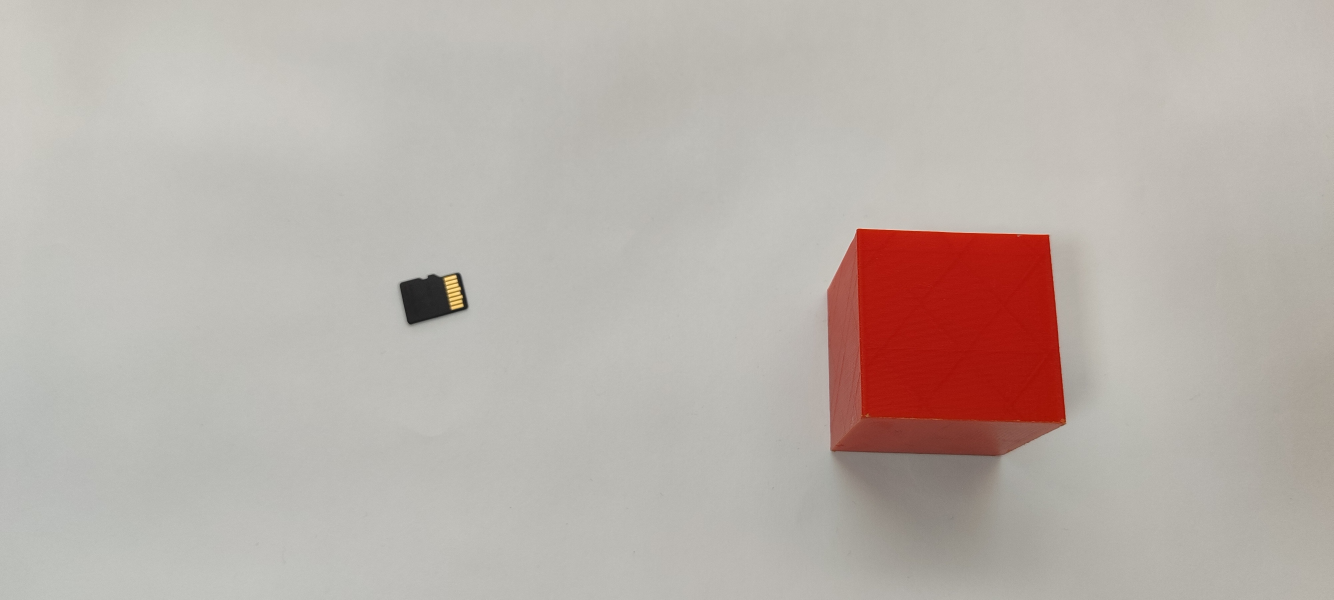
#> input picture first_stage/engineering_tour/2_task/images/IMG_20240823_174118.jpg, 4000 x 1800 px (shown at 1/3 size)
$ python -i eval.py   (imports and definitions only)
#> lines starting #> are read from the running program, lines starting #| are printed output that depends on the picture; after the words box and inside, x2 and y2 are one past the last pixel; in counts of white or black regions, pixels touching at a corner belong together
# -*- coding: utf-8 -*-
import cv2
import numpy as np


def processing_red_cube(hsv_image, image):
    #выполняем действия для нахождения красного куба и его координат

    mask = cv2.inRange(hsv_image,(0,205,0),(255,255,255)) #маску создал с помощью трекбаров , находит верхнюю грань куба

    #пиксели подходящего цвета останутся своего цвета а все остальные станут черными
    result = cv2.bitwise_and(image, image, mask=mask)

    gray_result = cv2.cvtColor(result, cv2.COLOR_BGR2GRAY)
    contours, _ = cv2.findContours(gray_result, cv2.RETR_EXTERNAL, cv2.CHAIN_APPROX_SIMPLE)

    max_area = 0
    for contour in contours:
        area = cv2.contourArea(contour) # находим площадь
        if area > max_area:
            max_area = area
            x, y, w, h = cv2.boundingRect(contour)  # Получаем координаты и размеры

    cv2.rectangle(image, (x, y), (x + w, y + h), (0, 255, 0), 2)
    # cv2.imshow("red", image)
    # cv2.waitKey(0)
    return x,y,w,h


def background_remov_and_obj_detect(hsv_image):
    #функция для удаления фона и нахождения координат всех обьектов на столе

    gray_image = cv2.cvtColor(hsv_image, cv2.COLOR_BGR2GRAY)

    # Определение промежутка фона в сером диапозоне
    lower_bound = 47 #47
    upper_bound = 80  #80

    #маска находит пиксели которые соответствуют диапозону
    mask = (gray_image >= lower_bound) & (gray_image <= upper_bound)
    gray_image[mask] = 0 # эти пиксели заменяем черными, т е фон станет черным
    gray_image[~mask] = 255  #инверсивная маска найдет оставшиеся пиксели т е те которые являются обьектами на столе

    # cv2.imshow("gray_image", gray_image)
    # cv2.waitKey(1)

    contours, _ = cv2.findContours(gray_image, cv2.RETR_EXTERNAL, cv2.CHAIN_APPROX_SIMPLE)

    obj_contrors = []
    max_area = 0
    for contour in contours:
        area = cv2.contourArea(contour) # находим площадь
        if area > 1000:

                """сейчас проблема в том что если несколько контуров находится """
            # if area > max_area:
            #     max_area = area
                #   # Фильтрация маленьких объектов
                obj_contrors.append(cv2.boundingRect(contour))
    print(obj_contrors)
    return obj_contrors


def size_comparison(hsv_image, image):
    #функция определяет размеры красного куба и другого обьекта и сравнивает их

    x_cube, y_cube, w_cube, h_cube = processing_red_cube(hsv_image, image)
    coords = background_remov_and_obj_detect(hsv_image)

    x_cube_mid = int(x_cube + w_cube /2)
    y_cube_mid = int(y_cube + h_cube /2)
    # cv2.circle(image, (x_cube_mid, y_cube_mid), 3, (255,255,0), 3)

    x_obj, y_obj, w_obj, h_obj = [None] *4
    for coord in coords:
        x1, y1, w, h = coord
        x2, y2 = x1 +w, y1 +h
        # cv2.circle(image, (x1, y1), 3, (255,255,0), 3)
        # cv2.circle(image, (x2, y2), 3, (255,255,0), 3)


        if not ((x1 < x_cube_mid < x2 ) and (y1 < y_cube_mid < y2)):
            x_obj, y_obj, w_obj, h_obj = coord

    cv2.rectangle(image, (x_obj, y_obj), (x_obj + w_obj, y_obj + h_obj), (0, 255, 0), 2)
    cv2.imshow("image", image)
    cv2.waitKey(0)

    if w_obj is None and h_obj is None:
        return True

    elif w_cube > w_obj and h_cube > h_obj:
        return True
    else: return False


def predict_ability_capture(image) -> bool:
    image = cv2.resize(image, (1280, 720))
    hsv_image = cv2.cvtColor(image, cv2.COLOR_BGR2HSV)

    result = size_comparison(hsv_image, image)
    print(result)
    # cv2.imshow("res", image)


    # k = cv2.waitKey(0)

    return result


>>> import cv2
>>> picture = cv2.imread('images/IMG_20240823_174118.jpg')
#> picture is the input picture: shape (1800, 4000, 3); mean B, G, R 170.5, 176.5, 186.2
>>> result = predict_ability_capture(picture)
#> in processing_red_cube, `contours, _ = cv2.findContours(gray_result, cv2.RETR_EXTERNAL, cv2.CHA..`: contours = 3 contours, 2 with area under 20; largest, box (x1, y1, x2, y2) and area: (823, 275, 1023, 508) 42228
#> the loop in processing_red_cube, `for contour in contours:` made 3 passes
#> (area, max_area, x, y, w, h) on pass 3: (42228, 42228, 823, 275, 200, 233)
#> after the loop in processing_red_cube, `for contour in contours:`: h = 233; max_area = 42228; w = 200; x = 823; y = 275
#> in processing_red_cube, `cv2.rectangle(image, (x, y), (x + w, y + h), (0, 255, 0), 2)`:
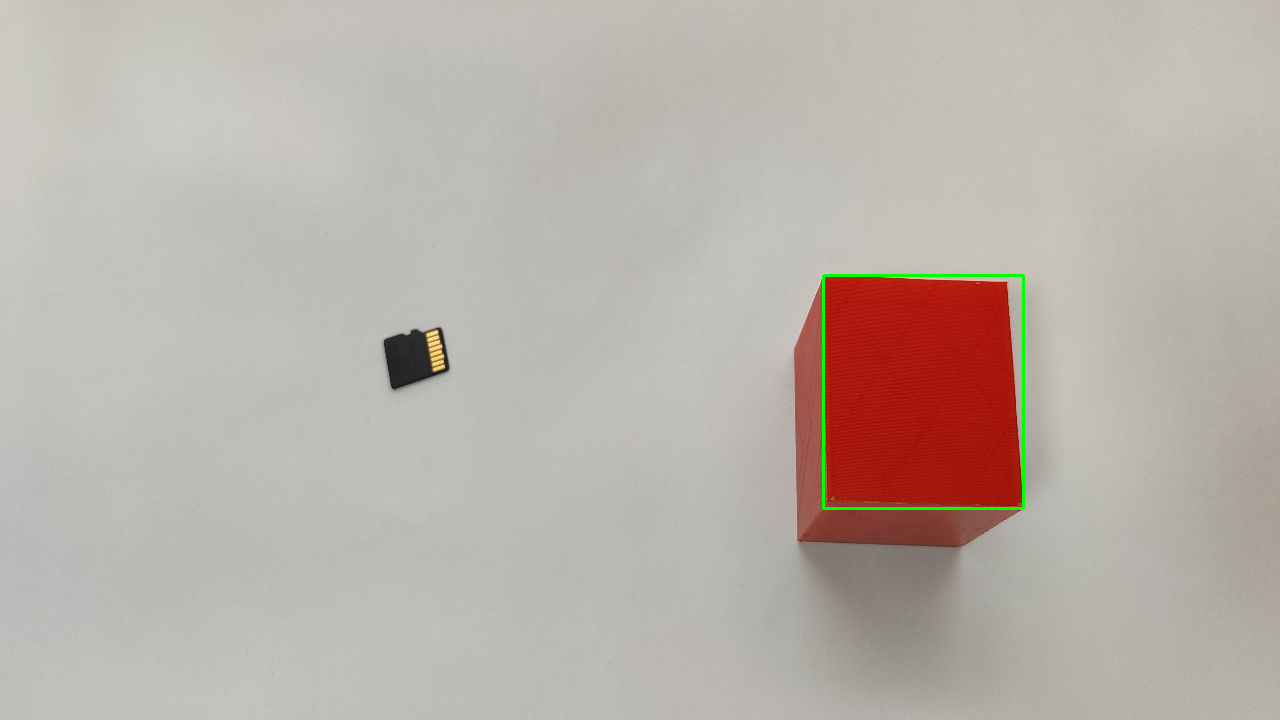
#> image: shape (720, 1280, 3); mean of channels 0, 1, 2 170.1, 176.8, 185.6; drawn as B, G, R
#> in size_comparison, `x_cube, y_cube, w_cube, h_cube = processing_red_cube(hsv_image, image)`: x_cube = 823; y_cube = 275; w_cube = 200; h_cube = 233
#> in background_remov_and_obj_detect, `mask = (gray_image >= lower_bound) & (gray_image <= upper_bound)`:
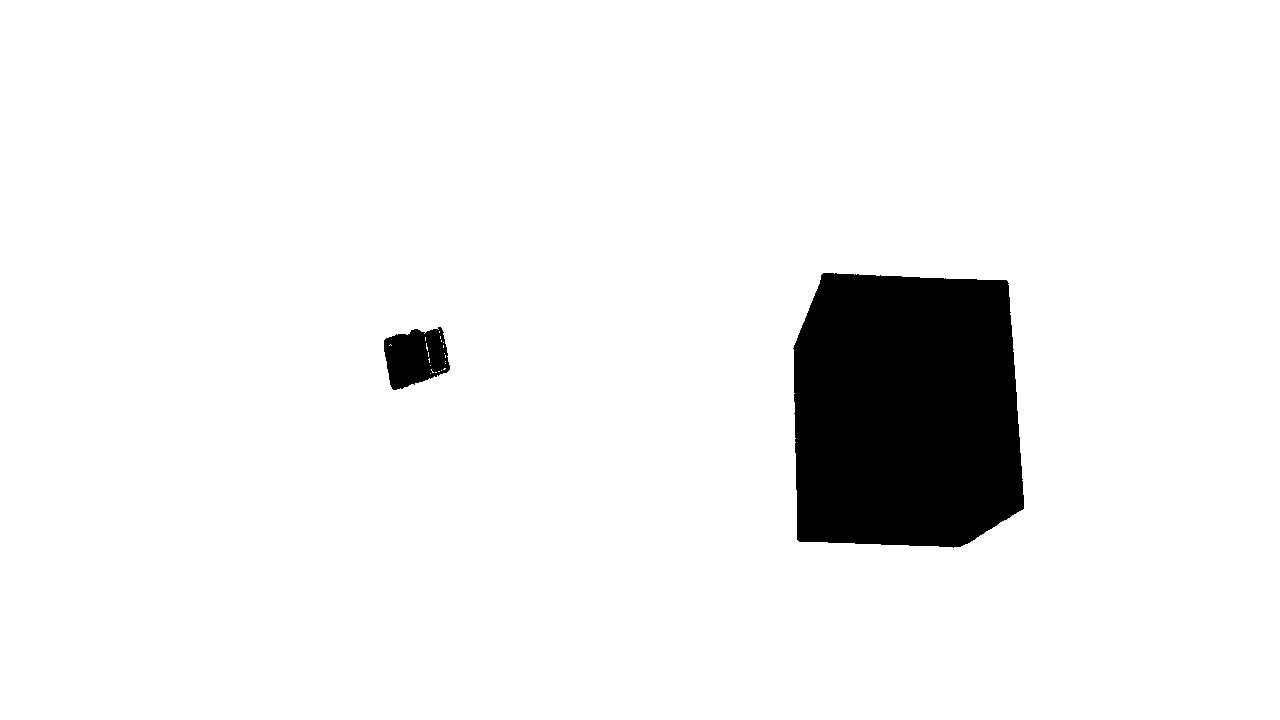
#> mask: shape (720, 1280) bool; 93.4% white; 2 black regions, box (x1, y1, x2, y2) and area: (793, 273, 1024, 548) 57422, (384, 327, 450, 390) 2966
#> in background_remov_and_obj_detect, `gray_image[mask] = 0`:
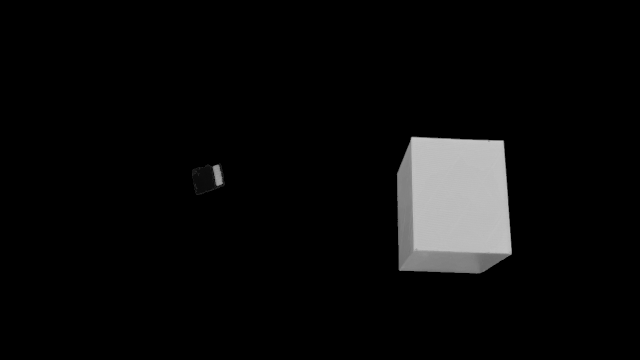
#> gray_image: shape (720, 1280) (shown at 1/2 size); min 0, max 201, mean 10.9
#> in background_remov_and_obj_detect, `contours, _ = cv2.findContours(gray_image, cv2.RETR_EXTERNAL, cv2.CHAI..`: contours = 2 contours; box (x1, y1, x2, y2) and area: (793, 273, 1024, 548) 56970, (384, 327, 450, 390) 2924
#> the loop in background_remov_and_obj_detect, `for contour in contours:` made 2 passes
#> area on passes 1 to 2: 2924, 56969.5
#> after the loop in background_remov_and_obj_detect, `for contour in contours:`: obj_contrors = [(384, 327, 66, 63), (793, 273, 231, 275)]
#| [(384, 327, 66, 63), (793, 273, 231, 275)]
#> in size_comparison, `x_cube_mid = int(x_cube + w_cube /2)`: x_cube_mid = 923
#> in size_comparison, `y_cube_mid = int(y_cube + h_cube /2)`: y_cube_mid = 391
#> the loop in size_comparison, `for coord in coords:` made 2 passes
#> (x1, y1, w, h, x2, y2, x_obj, y_obj) on pass 1: (384, 327, 66, 63, 450, 390, 384, 327)
#> in size_comparison, `cv2.rectangle(image, (x_obj, y_obj), (x_obj + w_obj, y_obj + h_obj), (..`:
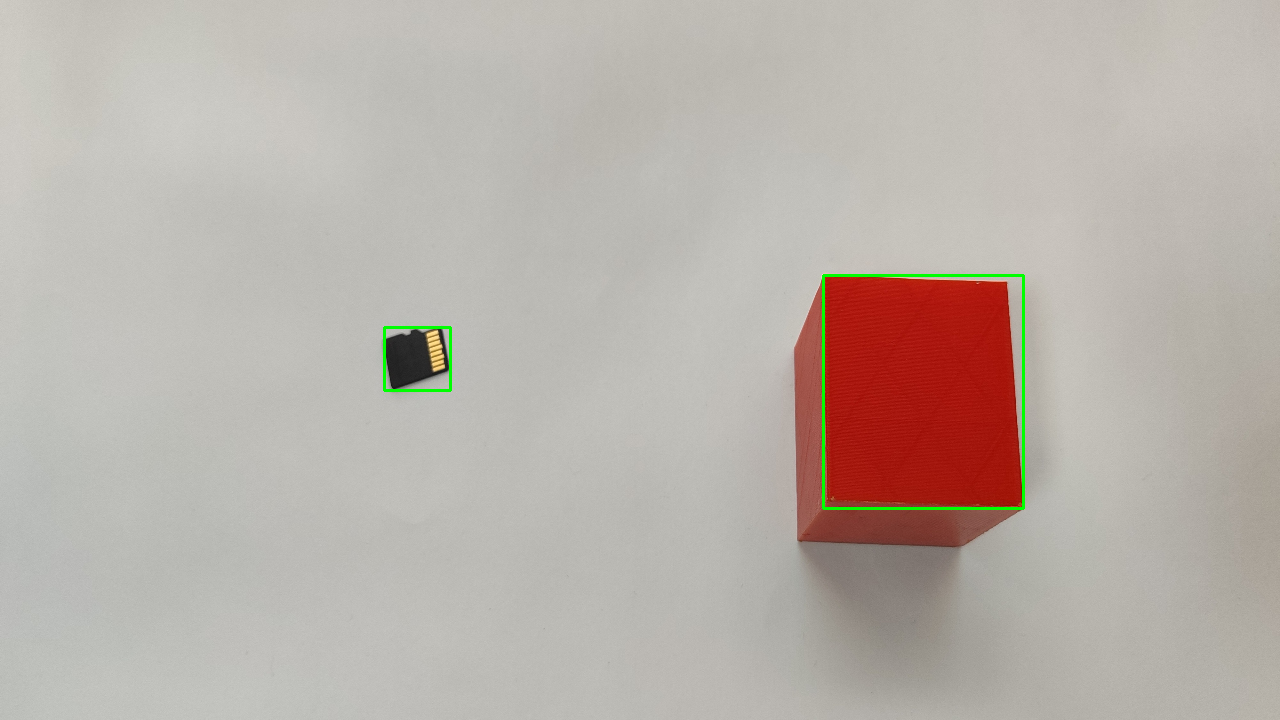
#> image: shape (720, 1280, 3); 0.08% of pixels changed, all inside (x1, y1, x2, y2) = (383, 326, 452, 392); drawn as B, G, R
#> in predict_ability_capture, `result = size_comparison(hsv_image, image)`: result = True
#| True
#> result = True

$ run again, on first_stage/engineering_tour/2_task/images/IMG_20240823_174144.jpg
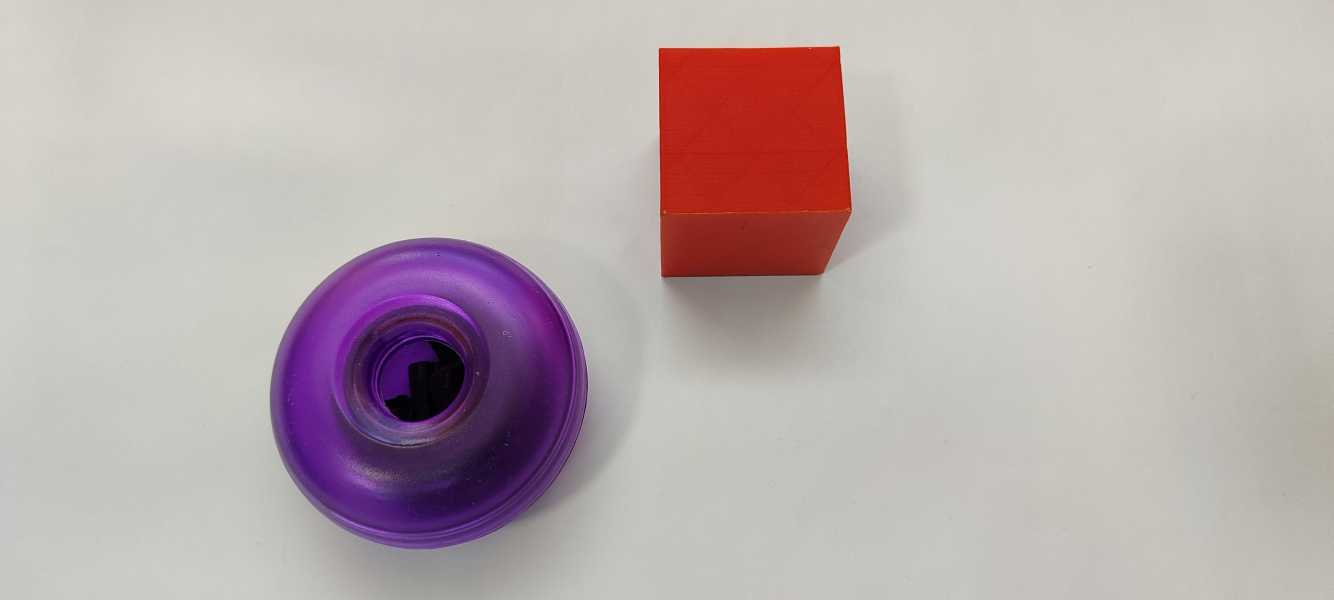
#> input picture first_stage/engineering_tour/2_task/images/IMG_20240823_174144.jpg, 4000 x 1800 px (shown at 1/3 size)
#> picture is the input picture: shape (1800, 4000, 3); mean B, G, R 173.8, 172.9, 185.9
#> hsv_image: shape (720, 1280, 3); mean H, S, V 35.1, 35.9, 188.3
#> in processing_red_cube, `contours, _ = cv2.findContours(gray_result, cv2.RETR_EXTERNAL, cv2.CHA..`: contours = 663 contours, 652 with area under 20; largest, box (x1, y1, x2, y2) and area: (633, 56, 817, 278) 35252, (348, 390, 451, 507) 8865, (645, 269, 727, 328) 1627, (274, 414, 311, 582) 1432, (508, 354, 549, 430) 778
#> the loop in processing_red_cube, `for contour in contours:` made 663 passes
#> (area, max_area, x, y, w, h) on passes 39, 354, 371, 663: (376, 376, 392, 601, 64, 25), (1431.5, 1431.5, 274, 414, 37, 168), (8865, 8865, 348, 390, 103, 117), (35252, 35252, 633, 56, 184, 222)
#> after the loop in processing_red_cube, `for contour in contours:`: h = 222; max_area = 35252; w = 184; x = 633; y = 56
#> x_cube = 633; y_cube = 56; w_cube = 184; h_cube = 222
#> in background_remov_and_obj_detect, `mask = (gray_image >= lower_bound) & (gray_image <= upper_bound)`:
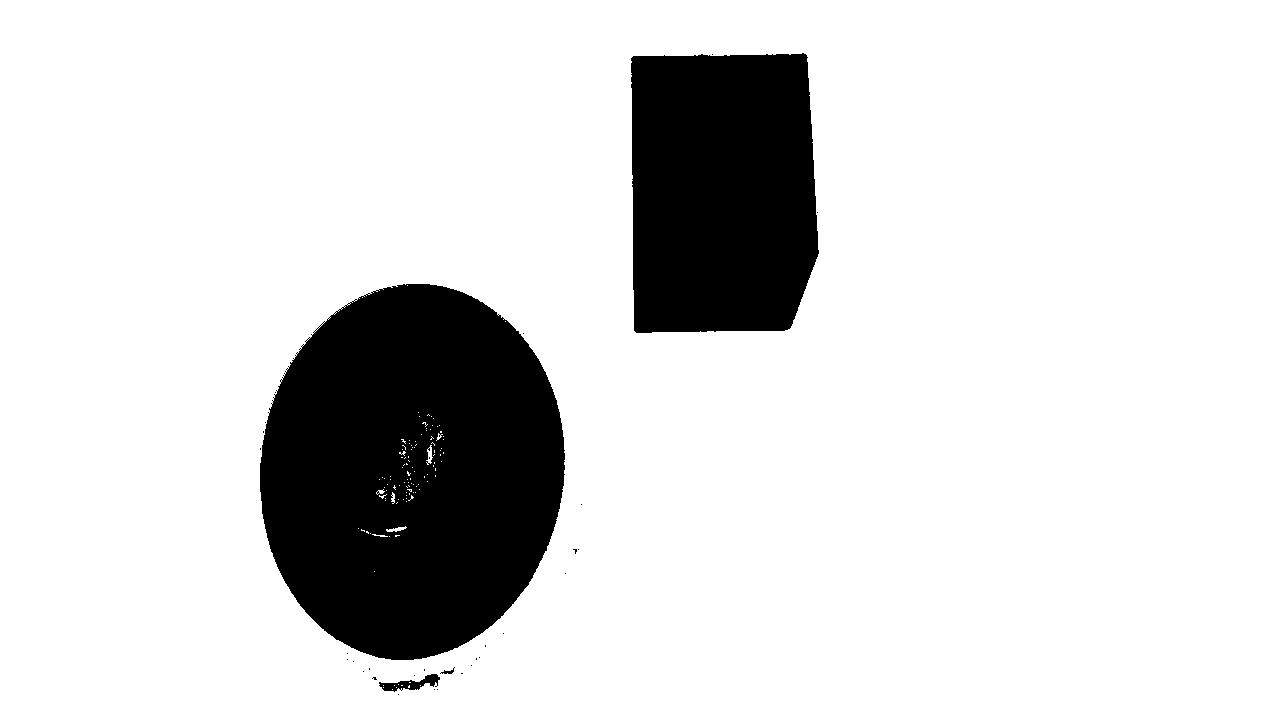
#> mask: shape (720, 1280) bool; 84.9% white; 33 black regions (29 under 20 px), largest, box (x1, y1, x2, y2) and area: (260, 284, 565, 660) 89123, (631, 53, 819, 333) 49152, (379, 674, 440, 692) 462, (440, 667, 455, 674) 38
#> in background_remov_and_obj_detect, `contours, _ = cv2.findContours(gray_image, cv2.RETR_EXTERNAL, cv2.CHAI..`: contours = 32 contours, 28 with area under 20; largest, box (x1, y1, x2, y2) and area: (260, 284, 565, 660) 89130, (631, 53, 819, 333) 48714, (379, 674, 440, 692) 404, (440, 667, 455, 674) 20
#> the loop in background_remov_and_obj_detect, `for contour in contours:` made 32 passes
#> area on passes 6, 11, 29, 32: 404.5, 20.5, 89130.5, 48713.5
#> after the loop in background_remov_and_obj_detect, `for contour in contours:`: obj_contrors = [(260, 284, 305, 376), (631, 53, 188, 280)]
#| [(260, 284, 305, 376), (631, 53, 188, 280)]
#> x_cube_mid = 725
#> y_cube_mid = 167
#> the loop in size_comparison, `for coord in coords:` made 2 passes
#> (x1, y1, w, h, x2, y2, x_obj, y_obj) on pass 1: (260, 284, 305, 376, 565, 660, 260, 284)
#> in size_comparison, `cv2.rectangle(image, (x_obj, y_obj), (x_obj + w_obj, y_obj + h_obj), (..`:
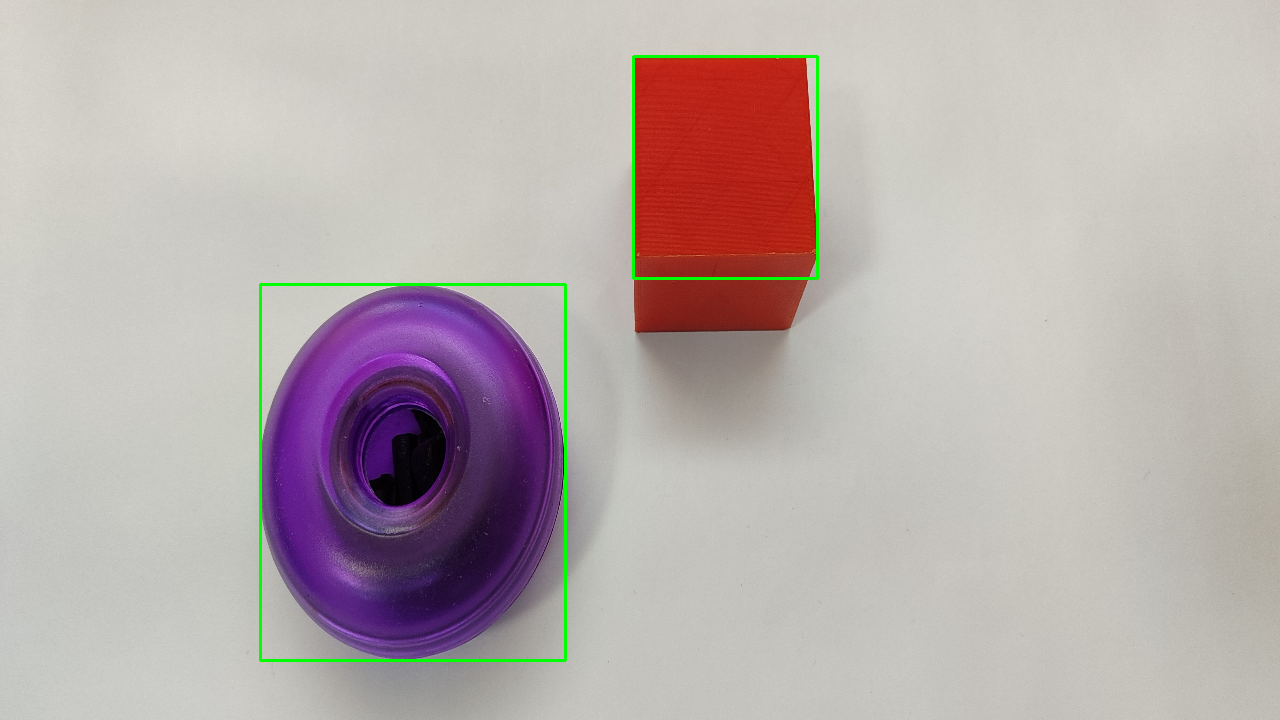
#> image: shape (720, 1280, 3); mean of channels 0, 1, 2 172.6, 173.5, 184.6; drawn as B, G, R
#> in predict_ability_capture, `result = size_comparison(hsv_image, image)`: result = False
#| False
